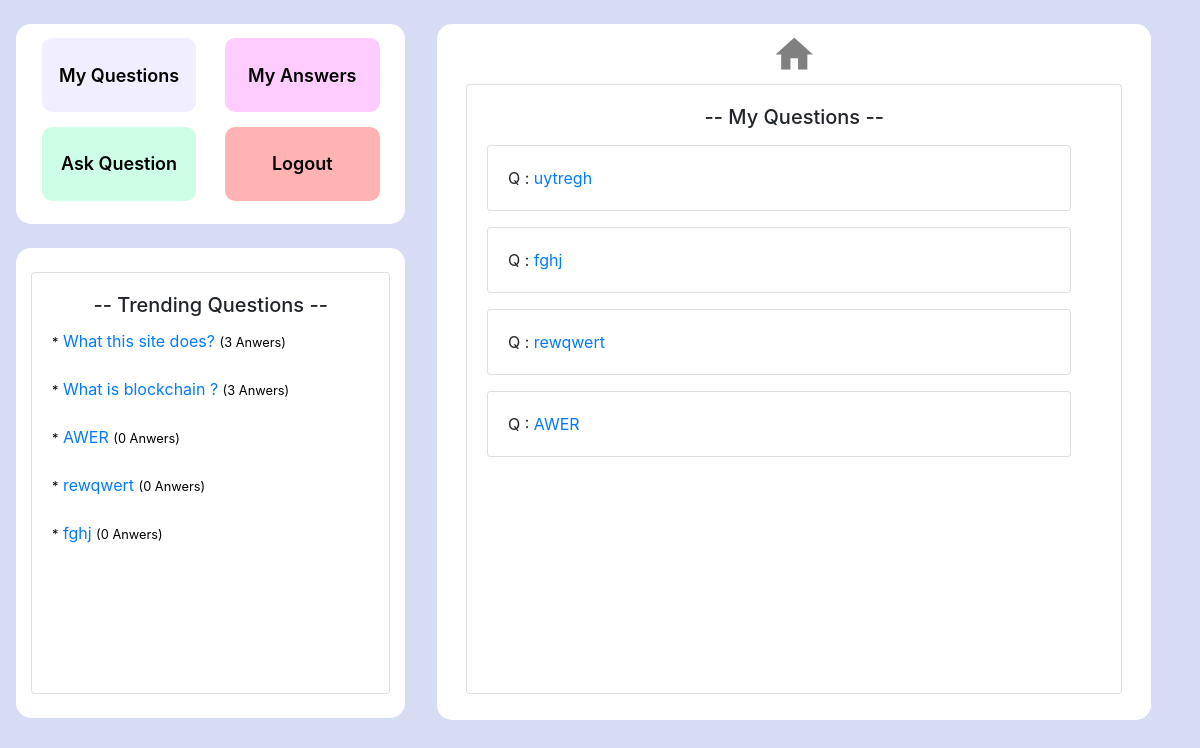
The page /question/myquestion/ (signed in) on the database its author committed.
### Question_App/models.py (models this page shows, shortened)
class Question(models.Model):
    user=models.ForeignKey(User,on_delete=models.CASCADE)  #user who is logged in
    title=models.CharField(max_length=200) # title of qestion
    question=models.TextField() #question
    created_time= models.DateTimeField(auto_now=True) #question creation time
    answer_count=models.IntegerField(default=0) #total reply or answer count
    qustion_upvote=models.IntegerField(default=0) #question upvote
    question_downvote=models.IntegerField(default=0) #question q

### Question_App/views.py (the view)
# urls.py: path('question/myquestion/',MyQuestionListView.as_view(),name='my-question'),
class MyQuestionListView(ListView):
    model=Question
    template_name='ui/my_question_list.html'
    context_object_name='q_list'
    ordering=['-created_time']

### Question_App/templates/ui/my_question_list.html
{% extends "ui/base.html" %}
{% block content %}
{% if user.is_authenticated %}
  <h5 class="card-title mt-3"style="text-align:center;"> -- My Questions --</h5>
    {% for i in q_list %}
      {% if request.user == i.user %}
          <div class="card mt-3" style="width:95%;">
          <div class="card-body">
            <div class="row">
              <div class="col-sm-10">
                <p class="card-text">Q : <a href="{% url 'question-detail' i.pk %}" style="text-decoration:none;">{{ i.question }}</a></p>
              </div>
            </div>
          </div>
          </div>
      {% endif %}
    {% endfor %}
{% endif %}
{% endblock %}

### Question_App/templates/ui/base.html (shortened to what this page needs)
<!DOCTYPE html>
{% load static %}
<html lang="en">
<head>
  <link rel="stylesheet" href="https://maxcdn.bootstrapcdn.com/bootstrap/4.5.0/css/bootstrap.min.css">
</head>
<body style="background-color:#1030bb2b;" >
  <div class="row ml-3 mr-3 mt-4 mb-2">
      <div class="col-sm-4">
{% if user.is_authenticated %}
        <div class="row" style="height:200px;border-style:none!important;">
          <div class="col-sm-12 bg-white" style="border-radius:15px; ">
            <a href="{% url 'my-question' %}"><button type="submit" class="buttonx btn-sm" style="height:37%; margin-top:4%; font-size:18px; font-weight:600;">My Questions</button></a>
            <a href="{% url 'my-answer' %}"><button type="submit" class="buttonx btn-sm" style="float:right; background-color:#ffccff; height:37%; margin-top:4%; font-size:18px;font-weight:600;">My Answers</button></a>
            <a href="{% url 'question-create' %}"><button type="submit" class="buttonx btn-sm" style="height:37%; margin-top:1%; margin-bottom:3%; font-size:18px; font-weight:600; background-color: #ccffe6;">Ask Question</button></a>
            <a href="{% url 'logout' %}"><button type="submit" class="buttonx btn-sm" style="float:right; background-color: #ffb3b3; height:37%; margin-top:1%; margin-bottom:3%; font-size:18px; font-weight:600;">Logout</button></a>
          </div>
        </div>
{% endif %}
        <br>
        {% if user.is_authenticated %}
                <div class="row" style="height:470px;border-style:none!important;">
                  <div class="col-sm-12 bg-white" style="border-radius:15px; ">
                    <br>
                    <div class="card" >
                      <div class="card-body">
                        <h5 class="card-title"style="text-align:center;"> -- Trending Questions --</h5>
                        <div style="overflow-y:auto;height:320px;">
        {% endif %}
                          {% for t in trending_question %}
                            <a href="{% url 'question-detail' t.0 %}" style="text-decoration:none;"><p class="card-text"><small style="color:black;">*</small> {{ t.1 }} <small style="color:black;">({{ t.2 }} Anwers)</small> </p></a><br>
                          {% endfor %}
                        </div>
                        <br>
                      </div>
                    </div>
                  </div>
                </div>
        <br>
      </div>
      <div class="col-sm-8" style="">
        <div class="row">
          <div class="p-3" ></div>
          <div class="col-sm-11 bg-white" style="height:696px; border-radius:15px; ">
            <div class="row pt-2">
                <span class="material-icons" style="font-size:45px;margin:0 auto;"><a href="{% url 'home' %}" style="  text-decoration:none; color:grey;">home</a></span>
          </div>
            <div class="card pb-4"style="margin:1% 2%;">
              <div class="card-body pt-1">
                <div style="overflow-y:auto;height:560px;">
{% block content %}
{% endblock %}
                </div>
              </div>
            </div>
          </div>
        </div>
      </div>
  </div>
</body>
</html>

### Question_App/templates/ui/base.html (style rules this page uses)
.buttonx { background-color: #f1efff; border: none; width:43%; text-align: center; border-radius: 10px; height:73%; margin:3%; outline-style: none!important; float:left; display: block; }

### rows shown on the page
Question: question "AWER", t "0"
Question: question "rewqwert", t "0"
Question: question "fghj", t "0"
Question: question "uytregh"

### other values the page prints
{{ t.1 }} "What this site does?" "What is blockchain ?"
{{ t.2 }} "3" "3"
